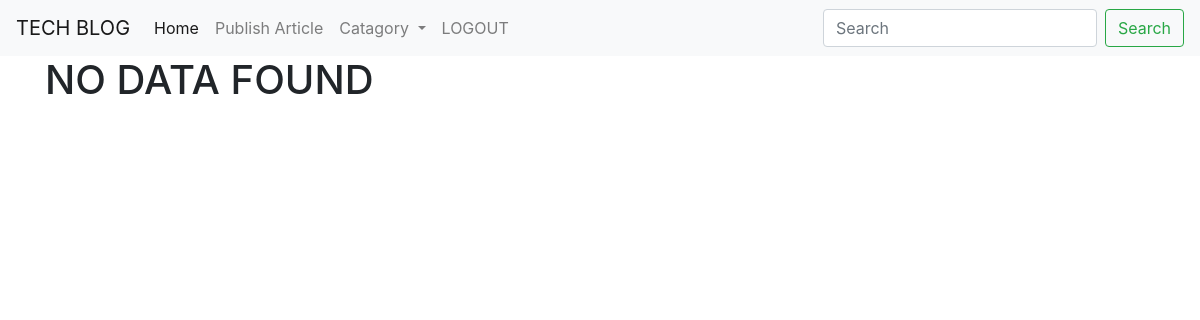
/ansible/, run on an earlier commit of the app's database.
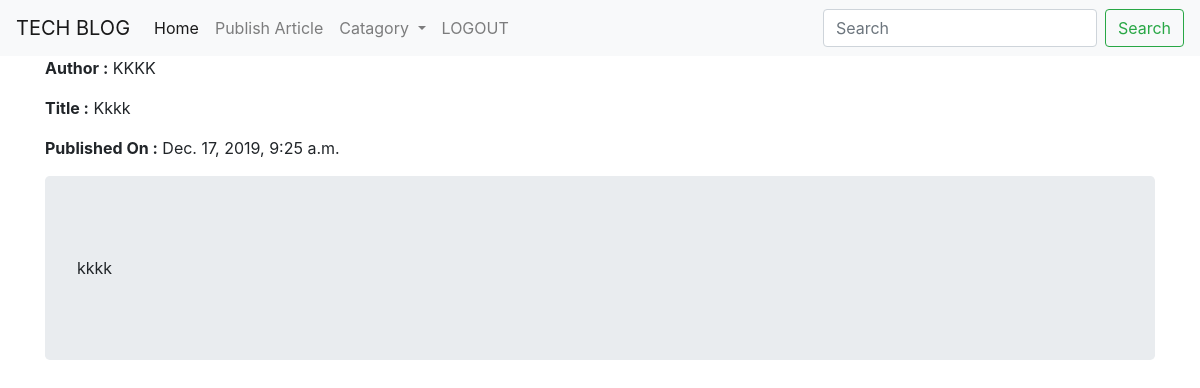
And on a later commit of the database.
### devops_blog/models.py (models this page shows)
class blogmodel(models.Model):
    MAIN_TOPICS = (
        ('G', 'GIT'),
        ('J', 'JENKINS'),
        ('B', 'BUILD TOOLS'),
        ('D', 'DOCKER'),
        ('A', 'ANSIBLE'),
        ('K', 'KUBERNATES'),
        ('C', 'CLOUD'),
        ('L', 'LINUX'),
        ('P', 'PYTHON'),
        ('S', 'DATA SCIENCE'),
        ('M', 'MACHINE LEARNING'),
        ('O','MONITORING TOOLS')
    )
    type = models.CharField(max_length=20, choices=MAIN_TOPICS)
    author_name = models.CharField(max_length=60)
    article_name = models.CharField(max_length=150)
    date_time = models.DateTimeField(auto_now=True, auto_now_add=False)
    content = models.TextField()

### devops_blog/views.py (the view)
# urls.py: path('ansible/',views.ansibleview,name='ansible'),
def ansibleview(request):
    my_list = blogmodel.objects.order_by('author_name')
    my_dict = {'form':my_list}
    return render(request,'devops_blog/ansible.html',context=my_dict)

### devops_blog/templates/devops_blog/ansible.html
{% extends 'devops_blog/base.html' %}
{% block body_block %}
<div class="container">
  {% if form %}
  {% for k in form %}
  {% if k.type == 'A' %}
  <p><b>Author :</b> {{ k.author_name|upper }}</p>
  <p><b>Title :</b> {{ k.article_name|title }}</p>
  <p><b>Published On :</b> {{ k.date_time }}</p>
    <div class="jumbotron">
    <p>{{ k.content|linebreaks }}</p>
    </div>
  {% endif %}
  {% endfor %}
  {% else %}
  <h1>NO DATA FOUND</h1>
  {% endif %}
</div>
{% endblock %}

What changed in the data, as far as the page shows it:
added blogmodel: author_name "KKKK", article_name "Kkkk", date_time "Dec. 17, 2019, 9:25 a.m.", content "kkkk"
Also different on the page:
text no longer shown: "NO DATA FOUND"
